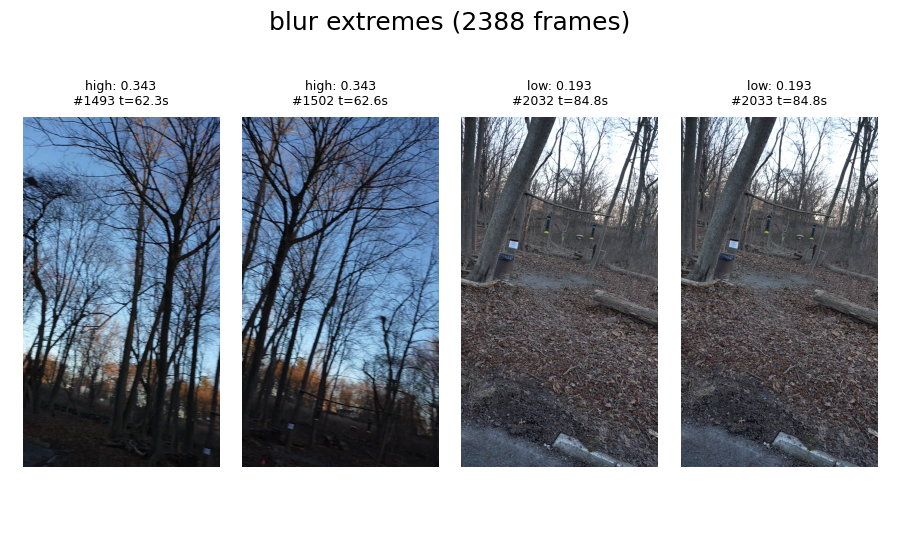
#> input picture _images/tutorials_01_preprocessing_preprocessing_11_0.png, 900 x 535 px
$ python -i optical_flow.py   (imports and definitions only)
#> lines starting #> are read from the running program, lines starting #| are printed output that depends on the picture
#> further down, picture is the input picture: shape (535, 900, 3); mean B, G, R 166.4, 159, 153.9
"""
Optical Flow-Based Video Frame Decimation and Selection

This module provides comprehensive tools for intelligent frame selection from videos
using optical flow analysis. Inspired by VGGT-SLAM's keyframe selection strategy,
it combines motion-based and coverage-based metrics to select diverse, non-redundant
frames from video sequences.

Main Components:
1. OpticalFlowFrameSelector: Main class for frame selection
2. Video utilities: Rotation detection and frame loading
3. Metrics extraction: Helper functions for analyzing selection results
4. Visualization: Functions for creating diagnostic plots

Usage:
    from optical_flow import OpticalFlowFrameSelector, extract_metrics, get_video_rotation

    # Create selector
    selector = OpticalFlowFrameSelector(
        min_disparity=50,
        motion_weight=0.6,
        coverage_weight=0.4
    )

    # Process video and save metadata
    selected_indices, metrics = selector.process_video(
        'path/to/video.mp4',
        save_selected_frames=True,
        save_metadata_json=True
    )

    # Export specific frames by index
    selector.export_frames_by_indices(
        'path/to/video.mp4',
        frame_indices=range(0, 100, 5),  # Every 5th frame from 0-100
        output_dir='output/frames'
    )

    # Extract metrics for analysis
    plot_data = extract_metrics(metrics)

Author: Based on VGGT-SLAM optical flow keyframe selection
"""

import json
import os
import shutil
from pathlib import Path
from typing import Any, Dict, List, Optional, Tuple, Union

import cv2
import numpy as np
from tqdm.auto import tqdm

# Import video utilities from preproc_utils
from preproc_utils import get_video_rotation, load_frame, rotate_frame, video_only_stream


# ============================================================================
# Metrics Extraction
# ============================================================================

# [43 lines left out: function extract_metrics, not called in this run]


# ============================================================================
# Optical Flow Frame Selector
# ============================================================================

class OpticalFlowFrameSelector:
    """
    Intelligent frame selection using optical flow and coverage analysis.

    This class combines motion-based (optical flow) and coverage-based (visual diversity)
    metrics to select a subset of frames from a video sequence. It's designed for
    preprocessing video data for 3D reconstruction, SLAM, or other computer vision tasks.

    Key Features:
    - Lucas-Kanade sparse optical flow for motion detection
    - Histogram similarity for visual diversity
    - Rotation detection (important for drone footage)
    - Adaptive thresholding based on video statistics
    - Configurable motion vs. coverage weighting

    Attributes:
        min_disparity: Minimum mean pixel displacement to consider as motion (default: 50)
        max_features: Maximum number of features to track (default: 1000)
        motion_weight: Weight for motion component in scoring (0-1)
        coverage_weight: Weight for coverage component in scoring (0-1)
        histogram_similarity_threshold: Max histogram similarity for coverage (0-1)
        adaptive_threshold: Whether to auto-adjust disparity threshold
        rotation_threshold: Minimum rotation (degrees) to detect as camera rotation
    """

    def __init__(
        self,
        min_disparity: float = 50.0,
        max_features: int = 1000,
        motion_weight: float = 0.6,
        coverage_weight: float = 0.4,
        histogram_similarity_threshold: float = 0.85,
        adaptive_threshold: bool = True,
        rotation_threshold: float = 5.0,
        verbose: bool = True,
    ):
        """
        Initialize the optical flow frame selector.

        Args:
            min_disparity: Minimum mean pixel displacement for keyframe selection.
                Higher values = fewer frames selected. For drone footage, 30-80 is typical.
            max_features: Maximum corner points to track with optical flow.
                More features = more robust but slower. 500-2000 is typical.
            motion_weight: Importance of motion in frame selection (0-1).
                Higher = prioritize frames with camera motion.
            coverage_weight: Importance of visual diversity in frame selection (0-1).
                Higher = prioritize frames that look different from previous selections.
            histogram_similarity_threshold: Maximum allowed histogram similarity (0-1).
                Lower = require more visual diversity between frames.
            adaptive_threshold: If True, auto-adjust min_disparity based on video stats.
                Recommended for varied video content.
            rotation_threshold: Minimum rotation in degrees to detect rotation-only motion.
                Important for drone footage where camera rotates without translating.
            verbose: Whether to print progress information.
        """
        # Validate weights
        if not (0 <= motion_weight <= 1 and 0 <= coverage_weight <= 1):
            raise ValueError("Weights must be between 0 and 1")

        total_weight = motion_weight + coverage_weight
        if total_weight == 0:
            raise ValueError("At least one weight must be > 0")

        # Normalize weights to sum to 1
        self.motion_weight = motion_weight / total_weight
        self.coverage_weight = coverage_weight / total_weight

        # Flow parameters
        self.min_disparity = min_disparity
        self.max_features = max_features
        self.adaptive_threshold = adaptive_threshold
        self.rotation_threshold = rotation_threshold

        # Coverage parameters
        self.histogram_similarity_threshold = histogram_similarity_threshold

        # Optical flow parameters (Lucas-Kanade)
        self.lk_params = dict(
            winSize=(21, 21),
            maxLevel=3,
            criteria=(cv2.TERM_CRITERIA_EPS | cv2.TERM_CRITERIA_COUNT, 10, 0.03)
        )

        # Feature detection parameters
        self.feature_params = dict(
            maxCorners=max_features,
            qualityLevel=0.01,
            minDistance=8,
            blockSize=7
        )

        # State variables
        self.last_keyframe_gray = None
        self.last_keyframe_pts = None
        self.last_keyframe_hist = None

        self.verbose = verbose

        # Statistics tracking
        self.stats = {
            'disparities': [],
            'rotations': [],
            'histogram_similarities': [],
        }

    # [10 lines left out: function reset, not called in this run]

    def _detect_features(self, gray_image: np.ndarray) -> Optional[np.ndarray]:
        """
        Detect good features to track using Shi-Tomasi corner detection.

        Args:
            gray_image: Grayscale image (H, W)

        Returns:
            Array of corner points (N, 1, 2) or None if no features found
        """
        pts = cv2.goodFeaturesToTrack(gray_image, **self.feature_params)
        return pts

    # [190 lines left out: functions _compute_optical_flow, _compute_disparity, _estimate_rotation, _compute_histogram_similarity, _compute_feature_distribution_score, not called in this run]

    def compute_frame_score(
        self,
        current_frame: np.ndarray,
        return_components: bool = False
    ) -> Union[float, Tuple[float, Dict[str, float]]]:
        """
        Compute a combined score for frame selection.

        This combines motion-based and coverage-based metrics to decide
        whether to select a frame as a keyframe.

        Args:
            current_frame: Current BGR frame (H, W, 3)
            return_components: If True, return individual score components

        Returns:
            Combined score (higher = more likely to select) or
            Tuple of (score, components_dict) if return_components=True
        """
#> called with return_components = True
        # Convert to grayscale
        gray = cv2.cvtColor(current_frame, cv2.COLOR_BGR2GRAY)
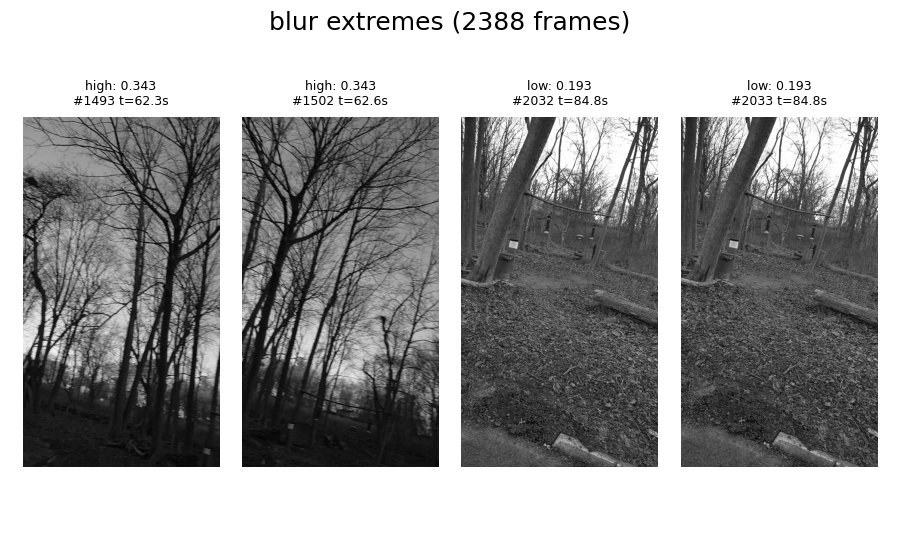
#> gray: shape (535, 900); min 0, max 255, mean 158.3

        # Initialize on first frame
        if self.last_keyframe_gray is None:
            self._initialize_keyframe(gray)
            score = 1.0  # Always select first frame
            if return_components:
                return score, {'motion': 1.0, 'coverage': 1.0, 'combined': 1.0}
            return score

        # Compute optical flow
        prev_pts, curr_pts = self._compute_optical_flow(
            self.last_keyframe_gray, gray, self.last_keyframe_pts
        )

        # Motion component
        motion_score = 0.0
        rotation = 0.0
        disparity = 0.0

        if prev_pts is not None and curr_pts is not None:
            # Compute disparity (translation)
            disparity = self._compute_disparity(prev_pts, curr_pts)

            # Compute rotation
            rotation = self._estimate_rotation(prev_pts, curr_pts)

            # Combine translation and rotation for motion score
            # Normalize by thresholds
            translation_score = min(disparity / self.min_disparity, 1.0)
            rotation_score = min(rotation / self.rotation_threshold, 1.0)

            # Take max (either translation OR rotation is sufficient)
            motion_score = max(translation_score, rotation_score)

            # Track statistics
            self.stats['disparities'].append(disparity)
            self.stats['rotations'].append(rotation)

        # Coverage component
        coverage_score = 0.0
        hist_similarity = 1.0

        if self.last_keyframe_hist is not None:
            # Histogram similarity (lower is better for coverage)
            hist_similarity = self._compute_histogram_similarity(
                self.last_keyframe_gray, gray
            )
            self.stats['histogram_similarities'].append(hist_similarity)

            # Convert to coverage score (invert similarity)
            coverage_score = 1.0 - hist_similarity

        # Combined score
        combined_score = (
            self.motion_weight * motion_score +
            self.coverage_weight * coverage_score
        )

        if return_components:
            components = {
                'motion': motion_score,
                'coverage': coverage_score,
                'combined': combined_score,
                'disparity': disparity,
                'rotation': rotation,
                'histogram_similarity': hist_similarity,
            }
            return combined_score, components

        return combined_score

    def _initialize_keyframe(self, gray_frame: np.ndarray):
        """Initialize keyframe tracking with the first frame."""
        self.last_keyframe_gray = gray_frame.copy()
        self.last_keyframe_pts = self._detect_features(gray_frame)
#> in _detect_features, `pts = cv2.goodFeaturesToTrack(gray_image, **self.feature_params)`: pts = 1000 rows, first 8: [562, 22], [514, 16], [498, 16], [596, 22], [419, 22], [330, 22], [360, 16], [538, 16]
#> self.last_keyframe_pts has the same summary as pts in _detect_features
        self.last_keyframe_hist = cv2.calcHist(
            [gray_frame], [0], None, [64], [0, 256]
        )
#> self.last_keyframe_hist = 64 values, max 203750 at index 63, min 258 at index 1, mean 7523.4
        self.last_keyframe_hist = cv2.normalize(
            self.last_keyframe_hist, self.last_keyframe_hist
        ).flatten()
#> self.last_keyframe_hist = 64 values, max 0.977 at index 63, min 0.00124 at index 1, mean 0.0361

    def _update_keyframe(self, gray_frame: np.ndarray):
        """Update the reference keyframe after selection."""
        self._initialize_keyframe(gray_frame)

    def should_select_frame(
        self,
        current_frame: np.ndarray,
        threshold: Optional[float] = None
    ) -> Tuple[bool, float, Dict[str, float]]:
        """
        Determine if current frame should be selected as keyframe.

        Args:
            current_frame: Current BGR frame (H, W, 3)
            threshold: Selection threshold (default: 0.5 for combined score)

        Returns:
            Tuple of (should_select, score, components)
        """
        if threshold is None:
            threshold = 0.5  # Default threshold for normalized [0,1] score

        score, components = self.compute_frame_score(
            current_frame, return_components=True
        )
#> score = 1; components = {'motion': 1, 'coverage': 1, 'combined': 1}

        should_select = score >= threshold
#> should_select = True

        return should_select, score, components

    # [878 lines left out: functions export_frames_by_indices, process_video, process_image_directory, visualize_optical_flow, visualize_flow_between_frames, test_parameter_configuration and 5 more, not called in this run]

>>> import cv2
>>> picture = cv2.imread('../_images/tutorials_01_preprocessing_preprocessing_11_0.png')
>>> result = OpticalFlowFrameSelector().should_select_frame(picture)

$ run again, on _images/tutorials_01_preprocessing_preprocessing_15_1.png
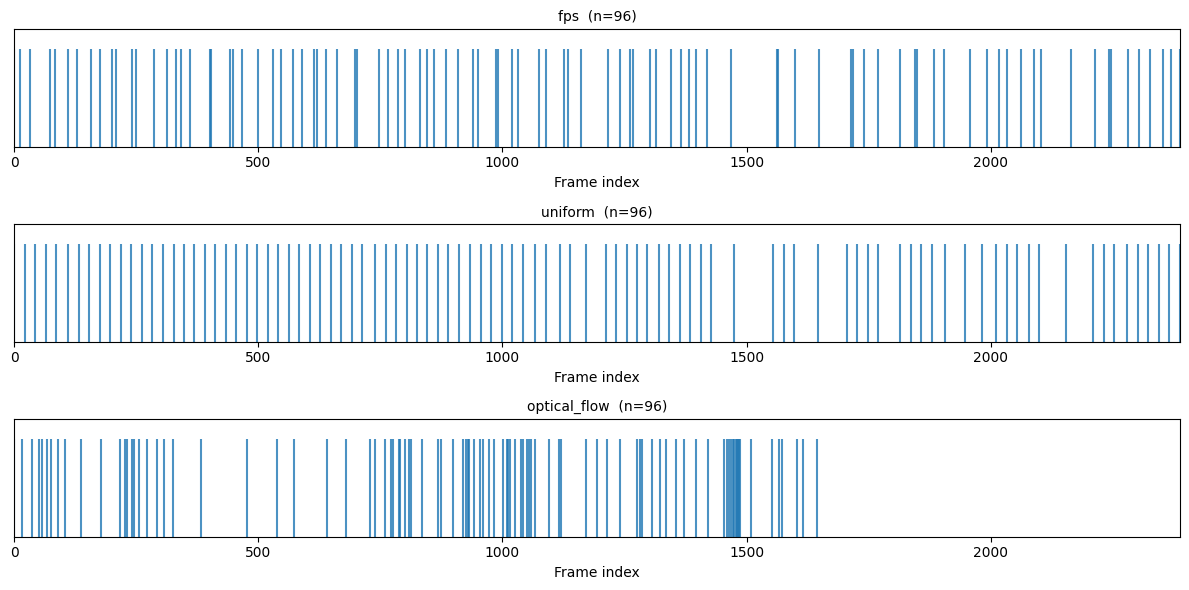
#> input picture _images/tutorials_01_preprocessing_preprocessing_15_1.png, 1189 x 590 px
#> picture is the input picture: shape (590, 1189, 3); mean B, G, R 245.9, 241.9, 236.2
#> in compute_frame_score, `gray = cv2.cvtColor(current_frame, cv2.COLOR_BGR2GRAY)`:
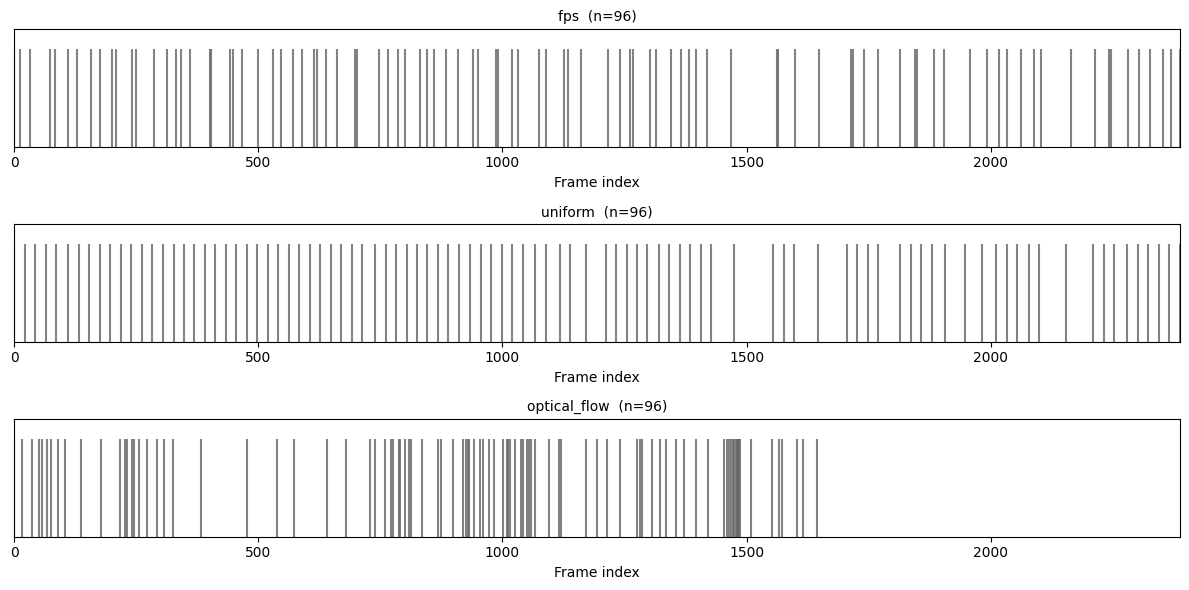
#> gray: shape (590, 1189); min 0, max 255, mean 240.7
#> pts = 573 rows, first 8: [571, 574], [571, 379], [571, 184], [565, 407], [1178, 340], [1178, 145], [252, 549], [252, 354]
#> self.last_keyframe_pts has the same summary as pts in _detect_features
#> in _initialize_keyframe, `self.last_keyframe_hist = cv2.calcHist( [gray_frame], [0], None, [64],..`: self.last_keyframe_hist = 64 values, max 570720 at index 63, min 30 at index 28, mean 10961.1
#> in _initialize_keyframe, `self.last_keyframe_hist = cv2.normalize( self.last_keyframe_hist, self..`: self.last_keyframe_hist = 64 values, max 0.992 at index 63, min 5.21e-05 at index 28, mean 0.0191
#> score = 1; components = {'motion': 1, 'coverage': 1, 'combined': 1}
#> should_select = True

$ run again, on _images/tutorials_01_preprocessing_preprocessing_5_0.png
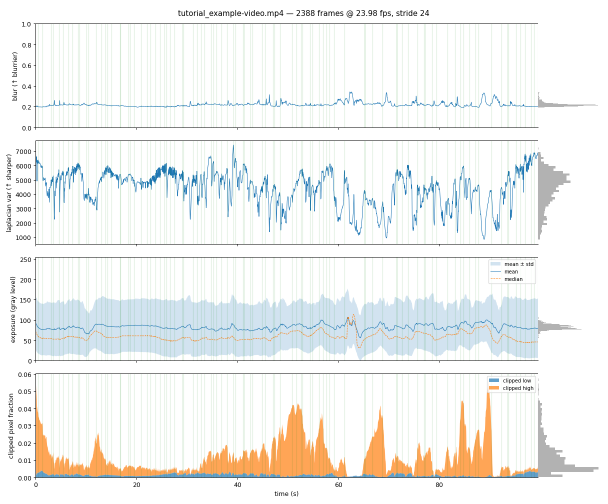
#> input picture _images/tutorials_01_preprocessing_preprocessing_5_0.png, 1215 x 1007 px (shown at 1/2 size)
#> picture is the input picture: shape (1007, 1215, 3); mean B, G, R 240.4, 242.4, 241.1
#> in compute_frame_score, `gray = cv2.cvtColor(current_frame, cv2.COLOR_BGR2GRAY)`:
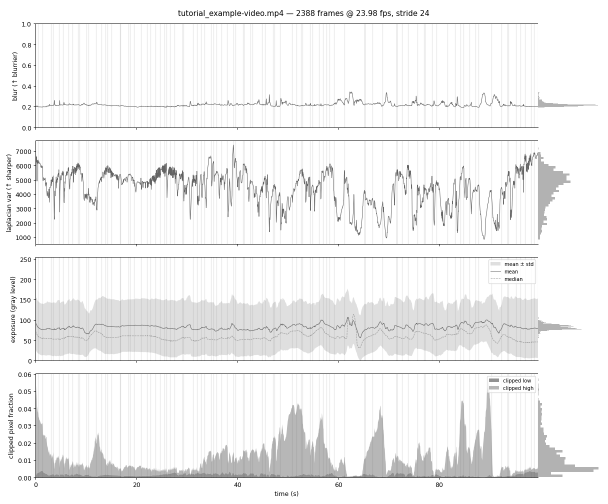
#> gray: shape (1007, 1215) (shown at 1/2 size); min 0, max 255, mean 241.8
#> pts = 1000 rows, first 8: [421, 27], [25, 563], [402, 29], [518, 27], [651, 29], [828, 27], [626, 29], [441, 29]
#> self.last_keyframe_pts has the same summary as pts in _detect_features
#> in _initialize_keyframe, `self.last_keyframe_hist = cv2.calcHist( [gray_frame], [0], None, [64],..`: self.last_keyframe_hist = 64 values, max 840963 at index 63, min 60 at index 21, mean 19117.3
#> in _initialize_keyframe, `self.last_keyframe_hist = cv2.normalize( self.last_keyframe_hist, self..`: self.last_keyframe_hist = 64 values, max 0.982 at index 63, min 7.01e-05 at index 21, mean 0.0223
#> score = 1; components = {'motion': 1, 'coverage': 1, 'combined': 1}
#> should_select = True
